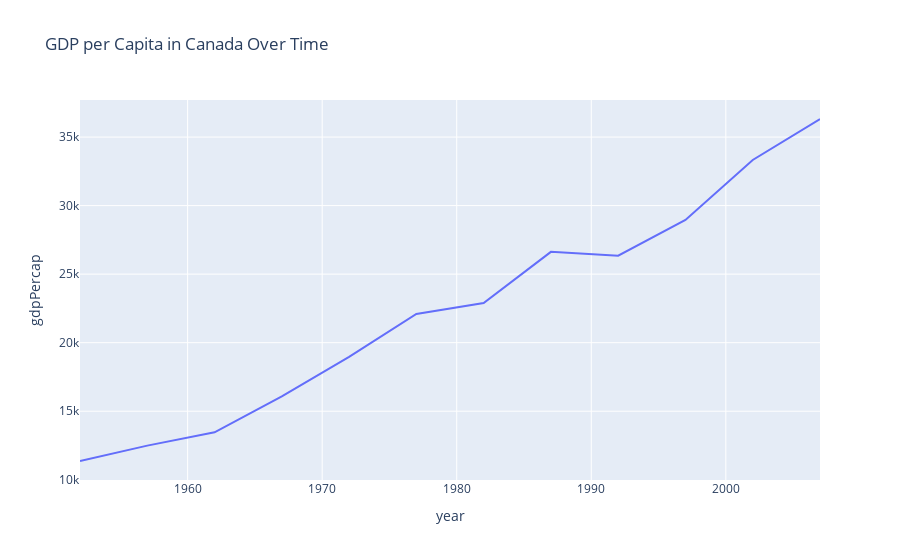

The code cell stored with this chart in its notebook:
### Code cell
df = px.data.gapminder().query("country=='Canada'")
fig = px.line(df, x='year', y='gdpPercap', title='GDP per Capita in Canada Over Time')
fig.show()

### Figure 1 — Plotly figure (JSON) as saved in the notebook; plotly's stock layout.template omitted (floating-point values rounded to 4 significant figures)
{"data": [{"hovertemplate": "year=%{x}<br>gdpPercap=%{y}<extra></extra>", "legendgroup": "", "line": {"color": "#636efa", "dash": "solid"}, "marker": {"symbol": "circle"}, "mode": "lines", "name": "", "orientation": "v", "showlegend": false, "type": "scatter", "x": [1952, 1957, 1962, 1967, 1972, 1977, 1982, 1987, 1992, 1997, 2002, 2007], "xaxis": "x", "y": [11370.0, 12490.0, 13460.0, 16080.0, 18970.0, 22090.0, 22900.0, 26630.0, 26340.0, 28950.0, 33330.0, 36320.0], "yaxis": "y"}], "layout": {"legend": {"tracegroupgap": 0}, "title": {"text": "GDP per Capita in Canada Over Time"}, "xaxis": {"anchor": "y", "domain": [0, 1], "title": {"text": "year"}}, "yaxis": {"anchor": "x", "domain": [0, 1], "title": {"text": "gdpPercap"}}}}
